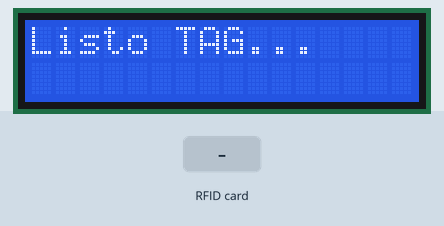
Recording of a sketch running on a simulated Arduino Uno, built with avr-gcc and run on an emulated ATmega328P. Shown: 16×2 character LCD. The inputs (shaded band) are chosen by the test bench. What the sketch prints to the serial monitor is not drawn.

Above: at 1.3 s.
1.4 s: RFID card 5E 7A 19 C4 held to the reader
At 1.7 s:
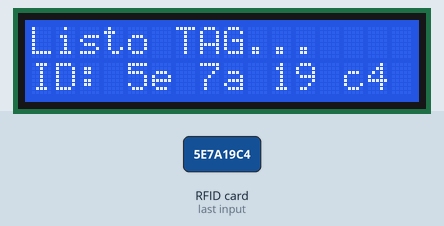
Timing chart, 0 to 4.4 s (numbered marks = the images above; inputs shaded):
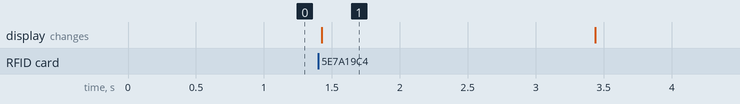

The sketch:

RFID_lector_lcd.ino
```cpp
/*
  Lector RFID RC522 con LCD
*/

#include <SPI.h>
#include <MFRC522.h>
#include <LiquidCrystal_I2C.h>

#define SS_PIN 10    // seteamos el pin de datos del RC522
#define RST_PIN 9    // seteamos el reset del RC522

#define redPin 7     // seteamos el pin led rojo
#define greenPin 6   // seteamos el pin led verde

byte tagOk[4] = {72, 11, 92, 51};  //UID válido

LiquidCrystal_I2C lcd(0x27, 16, 2);
MFRC522 rfid(SS_PIN, RST_PIN); // Creamos el objeto

void setup() {
  Serial.begin(9600);    // Iniciamos el puerto serial
  lcd.init();            // Iniciamos el LCD
  lcd.backlight();       // Activamos luz de fondo
  SPI.begin();           // Iniciamos el bus SPI
  rfid.PCD_Init();       // Iniciamos el RC522

  Serial.println("Listo para leer RFID...");
  lcd.setCursor(0, 0);
  lcd.print("Listo TAG...");
}

void loop() {
  // Esperamos una tarjeta nueva
  if (!rfid.PICC_IsNewCardPresent() || !rfid.PICC_ReadCardSerial()) return;

  // Mostrar UID en Serial
  Serial.print("UID de tarjeta: ");

  // Construir string del UID
  String uidString = "";
  for (byte i = 0; i < rfid.uid.size; i++) {
    if (rfid.uid.uidByte[i] < 0x10) uidString += "0"; // Agrega cero para formato
    uidString += String(rfid.uid.uidByte[i], HEX);
    uidString += " ";
  }

  Serial.println(uidString);

  // Mostrar UID en LCD (segunda línea)
  lcd.setCursor(0, 1);
  lcd.print("ID: ");
  lcd.print(uidString);

  delay(2000); // Espera un poco antes de limpiar

  // Limpiar pantalla para esperar nueva tarjeta
  lcd.clear();
  lcd.setCursor(0, 0);
  lcd.print("Listo TAG...");

  rfid.PICC_HaltA(); // Detener comunicación con tarjeta
}
```

Measured:
- after the input at 1.4 s, the display: changes at once (image 1)
- what the display in image 1 shows lasts 2.0 s, from 1.4 s to 3.4 s
